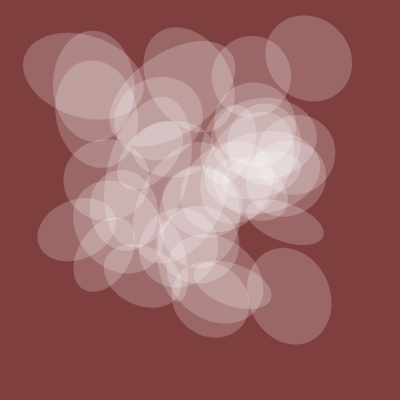
Frame 1 (no input)
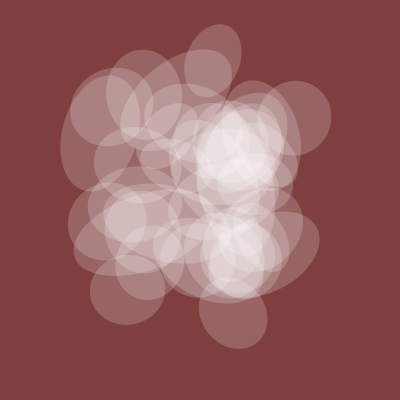
Frame 60 (the mouse pressed at the canvas centre just before this capture)
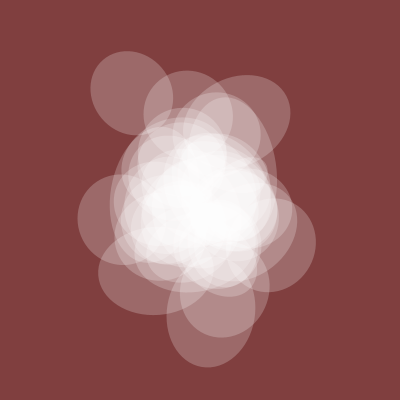
Frame 120 (the mouse held since frame 60 and released just before this capture)

The Processing sketch that drew these frames (run headless with seeded random() and noise(); from frame 60 on, the mouse is pressed at the canvas centre):

// Processing sketch: processing_101386
// ── processing_101386.pde

// a simple counter variable that increases over time
float my_num = 20;
float coeff = 0;
float bg = 0;
 
void setup() {
  size(400, 400);
  background(#810C2F);
  fill(255);
  noStroke();
  smooth();
  rectMode(CENTER);
  colorMode(HSB);
}

void draw_bubble(float coeff) {
  translate(width * noise(my_num + 3*coeff), height * noise(my_num + 4*coeff));
  rotate(10 * noise(my_num + 2*coeff));
  fill(255, 128 * noise(my_num));
  ellipse(0, 0, 200 * noise(coeff + my_num), 200 * noise(my_num));
  resetMatrix();
}

void draw() {
  background(bg,128,128);
  //background(#810C2F);
  int c = 1;
  while (c<40) {
     draw_bubble(c*50);
     c += 1;
  }   
  my_num = my_num + 0.005;
}

void mouseClicked() {
  bg = 5+ noise(my_num) * 255;
}
